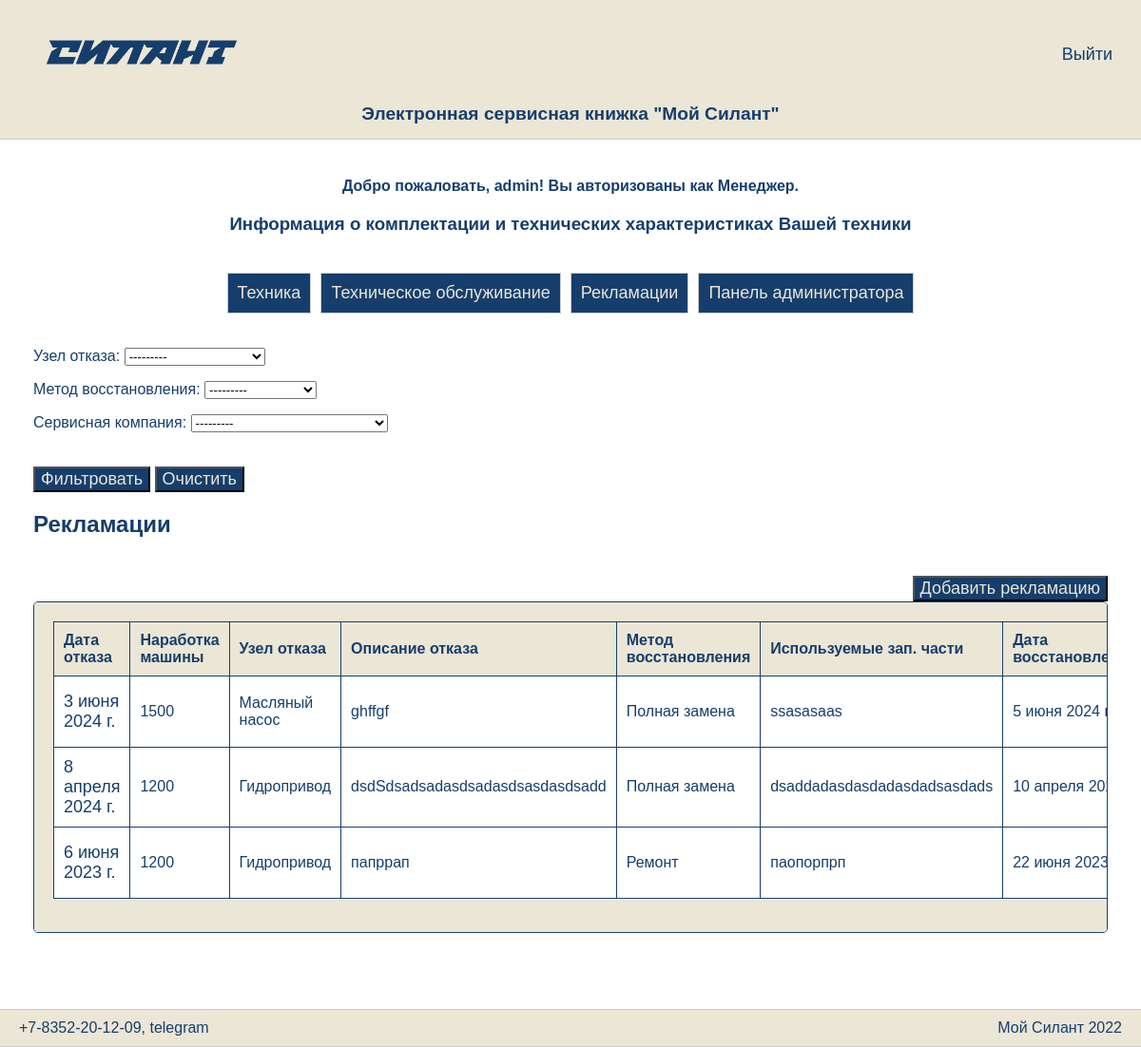
The app's page /claims/ (signed in) with its own data.
### sylantProject/models.py (models this page shows, shortened)
class CustomUser(AbstractUser):
    ROLE_CHOICES = [
        ('client', 'Клиент'),
        ('service', 'Сервисная организация'),
        ('manager', 'Менеджер'),
    ]
    role = models.CharField(max_length=20, choices=ROLE_CHOICES, verbose_name="Роль")
    client = models.ForeignKey(Reference, null=True, blank=True, on_delete=models.SET_NULL, related_name='user_clients', verbose_name="Клиент")
    service_organization = models.ForeignKey(Reference, null=True, blank=True, on_delete=models.SET_NULL, related_name='user_service_organization', verbose_name="Сервисная организация")
    groups = models.ManyToManyField(
        Group,
        related_name='customuser_set',  # Уникальное имя для обратной связи
        blank=True,
        help_text='The groups this user belongs to. A user will get all permissions granted to each of their groups.',
        related_query_name='customuser',
    )
    user_permissions = models.ManyToManyField(
        Permission,
        related_name='customuser_set',  # Уникальное имя для обратной связи
        blank=True,
        help_text='Specific permissions for this user.',
        related_query_name='customuser',
    )

class Claim(models.Model):
    failure_date = models.DateField(verbose_name="Дата отказа")
    machine_hours = models.PositiveIntegerField(verbose_name="Наработка машины")
    failure_unit = models.ForeignKey(Reference, related_name='failure_units', on_delete=models.CASCADE, verbose_name="Узел отказа")
    failure_description = models.TextField(verbose_name="Описание отказа")
    recovery_method = models.ForeignKey(Reference, related_name='recovery_methods', on_delete=models.CASCADE, verbose_name="Метод восстановления")
    spare_parts = models.TextField(verbose_name="Используемые запасные части")
    recovery_date = models.DateField(verbose_name="Дата восстановления")
    downtime = models.PositiveIntegerField(verbose_name="Время простоя")
    machine = models.ForeignKey(Machine, related_name='claims', on_delete=models.CASCADE, verbose_name="Машина")
    service_company = models.ForeignKey(Reference, related_name='claim_service_companies', on_delete=models.CASCADE, verbose_name="Сервисная компания")

class Reference(models.Model):
    entity = models.ForeignKey(ReferenceEntity, related_name='entity', on_delete=models.CASCADE, verbose_name="Категория")
    name = models.CharField(max_length=100, verbose_name="Наименование")
    description = models.TextField(blank=True, null=True, verbose_name="Описание")
    def __str__(self):
        return self.name

### sylantProject/views.py (the view)
# urls.py: path('claims/', ClaimListView.as_view(), name='claim-list'),
class ClaimListView(LoginRequiredMixin, FilterView):
    model = Claim
    template_name = 'claim_list.html'
    context_object_name = 'claims'
    filterset_class = ClaimFilter
    ordering = ['-failure_date']
    def get_queryset(self):
        queryset = super().get_queryset()
        user = self.request.user
        return QuerysetService.filter_queryset_by_user_role(queryset, user)
    def get(self, request, *args, **kwargs):
        if request.GET.get('filter') == 'reset':
            return redirect('claim-list')
        return super().get(request, *args, **kwargs)

### sylantProject/services.py (called while the page is built)
    @staticmethod
    def filter_queryset_by_user_role(queryset, user):
        if user.role == 'client' and user.client:
            queryset = queryset.filter(machine__client=user.client)
        elif user.role == 'service' and user.service_organization:
            queryset = queryset.filter(service_company=user.service_organization)
        elif user.role == 'manager':
            pass
        else:
            queryset = queryset.none()
        return queryset

### sylantProject/templates/claim_list.html (shortened to what this page needs)
{% extends "base.html" %}
{% block content %}
  <form method="get">
    {{ filter.form.as_p }}
    <button type="submit">Фильтровать</button>
    <button type="submit" name="filter" value="reset" class="btn btn-secondary">Очистить</button>
  </form>
  <h2>Рекламации</h2>
<div class="add-machine">
{% if user.is_authenticated and user.role == 'manager' or user.role == 'service' %}
  <button class="submit" onclick="location.href='{% url 'claim-create' %}'">Добавить рекламацию</button>
{% endif %}
</div>
  {% if claims %}
    <div class="table-container">
      <table class="responsive-table">
        <tr>
          <th>Дата отказа</th>
          <th>Наработка машины</th>
          <th>Узел отказа</th>
          <th>Описание отказа</th>
          <th>Метод восстановления</th>
          <th>Используемые зап. части</th>
          <th>Дата восстановления</th>
        </tr>
        {% for claim in claims %}
        <tr>
          <td><a href="{% url 'claim-detail' claim.pk %}">{{ claim.failure_date }}</a></td>
          <td>{{ claim.machine_hours }}</td>
          <td>{{ claim.failure_unit.name }}</td>
          <td>{{ claim.failure_description }}</td>
          <td>{{ claim.recovery_method.name }}</td>
          <td>{{ claim.spare_parts }}</td>
          <td>{{ claim.recovery_date }}</td>
        </tr>
        {% endfor %}
      </table>
    </div>
  {% else %}
    <p>Рекламации не найдены.</p>
  {% endif %}
{% endblock %}

### sylantProject/templates/base.html (shortened to what this page needs)
<!DOCTYPE html>
<html lang="en">
<head>
    {% load static %}
    <link rel="stylesheet" type="text/css" href="{% static 'css/styles_new.css' %}">
</head>
<body>
    <div class="wrapper">
        <header>
            <div class="header-content">
                <div class="logo">
                    <img src="{% static 'images/logo.png' %}" alt="логотип">
                </div>
                {% if user.is_authenticated %}
                <div class="auth"><a href="{% url 'account_logout' %}">Bыйти</a></div>
                {% else %}
                <div class="auth"><a href="{% url 'account_login' %}">Aвторизация</a></div>
                {% endif %}
            </div>
            <div class="title">Электронная сервисная книжка "Мой Силант"</div>
        </header>
        <div class="container">
            <main>
        {% if user.is_authenticated %}
        <div class="results-section">
            <div class="user-info">
                <p><h4>Добро пожаловать, {{ user.username }}! Вы авторизованы как {{ user.get_role_display }}.</h4></p>
            </div>
            <div class="results-section">
            <p><h3 id="panel-title">Информация о комплектации и технических характеристиках Вашей техники</h3></p>
        </div>
        <div class="tabs">
            <button class="tab" onclick="location.href='{% url 'machine-list' %}'">Техника</button>
            <button class="tab" onclick="location.href='{% url 'maintenance-list' %}'">Техническое обслуживание</button>
            <button class="tab" onclick="location.href='{% url 'claim-list' %}'">Рекламации</button>
            {% if user.role == 'manager' %}
            <button class="tab" onclick="location.href='{% url 'manager' %}'">Панель администратора</button>
            {% endif %}
        </div>
        </div>
        {% else %}
            {% block search %}
            {% endblock %}
        {% endif %}
        {% block content %}
        {% endblock %}
    </main>
        </div>
        <footer>
            <div class="footer-content">
                <div class="contact">+7-8352-20-12-09, telegram</div>
                <div class="copyright">Мой Силант 2022</div>
            </div>
        </footer>
    </div>
</body>
</html>

### sylantProject/static/css/styles_new.css (style rules this page uses)
a { text-decoration: none; color: #163E6C; font-size: 18px; font-weight: 500; }
html, body { height: 100%; margin: 0; padding: 0; font-family: PT Astra Sans, sans-serif; color: #163E6C; }
body { display: flex; flex-direction: column; }
.wrapper { display: flex; flex-direction: column; min-height: 100vh; }
header, footer { background-color: #EBE6D6; padding: 15px 0; border-bottom: 1px solid #ccc; }
.header-content, .footer-content { max-width: 1200px; margin: 0 auto; padding: 0 30px; display: flex; justify-content: space-between; align-items: center; color: #163E6D; }
.logo { flex: 1; }
.logo img { max-height: 80px; }
.auth { flex: 1; color: #163E6C; text-align: right; }
.title { text-align: center; margin-top: 10px; font-size: 1.2em; font-weight: bold; color: #163E6C; }
.container { flex: 1; max-width: 1450px; margin: 0 auto; padding: 0 30px; }
main { padding: 20px; background-color: #fff; }
footer { border-top: 1px solid #ccc; text-align: center; padding: 10px 0; margin-top: 60px; }
.footer-content { max-width: 1200px; margin: 0 auto; padding: 0 20px; display: flex; justify-content: space-between; align-items: center; }
.add-machine { display: flex; justify-content: flex-end; }
button { font-size: 18px; color: #EBE6D6; background-color: #163E6C; cursor: pointer; }
button { font-size: 18px; color: #EBE6D6; background-color: #163E6C; cursor: pointer; margin-top: 20px; }
.table-container { overflow-x: auto; max-width: 100%; margin-bottom: 20px; }
.responsive-table { width: 100%; border-collapse: collapse; }
.responsive-table th, .responsive-table td { padding: 8px; text-align: left; border: 1px solid #ddd; }
.container { max-width: 100%; padding: 0 15px; box-sizing: border-box; }
.user-info { text-align: center; margin-bottom: 20px; }
.user-info h4 { margin: 0; }
.results-section { text-align: center; margin-top: 20px; }
#panel-title { margin-bottom: 10px; }
.tabs { display: flex; justify-content: center; margin-top: 20px; }
.tab { padding: 10px; border: 1px solid #ccc; cursor: pointer; }
.tab:not(:last-child) { margin-right: 10px; }
.table-container { max-width: 100%; overflow-x: auto; margin: 0 auto; padding: 20px; border: 1px solid #163E6C; border-radius: 5px; background-color: #EBE6D6; }
.table-container table { width: 100%; border-collapse: collapse; margin-bottom: 15px; }
.table-container th, .table-container td { padding: 10px; border: 1px solid #163E6C; text-align: left; font-size: 16px; }
.table-container th { background-color: #EBE6D6; font-weight: bold; }
.table-container td { background-color: #ffffff; }

### records on screen
CustomUser: username "admin", role "Менеджер"
Claim: failure_date "3 июня 2024 г.", machine_hours "1500", failure_unit.name "Масляный насос", failure_description "ghffgf", recovery_method.name "Полная замена", spare_parts "ssasasaas", recovery_date "5 июня 2024…"
Claim: failure_date "8 апреля 2024 г.", machine_hours "1200", failure_unit.name "Гидропривод", failure_description "dsdSdsadsadasdsadasdsasdasdsadd", recovery_method.name "Полная замена", spare_parts "dsaddadasdasdadasdadsasdads", recovery_date "10 апреля…"
Claim: failure_date "6 июня 2023 г.", machine_hours "1200", failure_unit.name "Гидропривод", failure_description "папррап", recovery_method.name "Ремонт", spare_parts "паопорпрп", recovery_date "22 июня 2023…"
